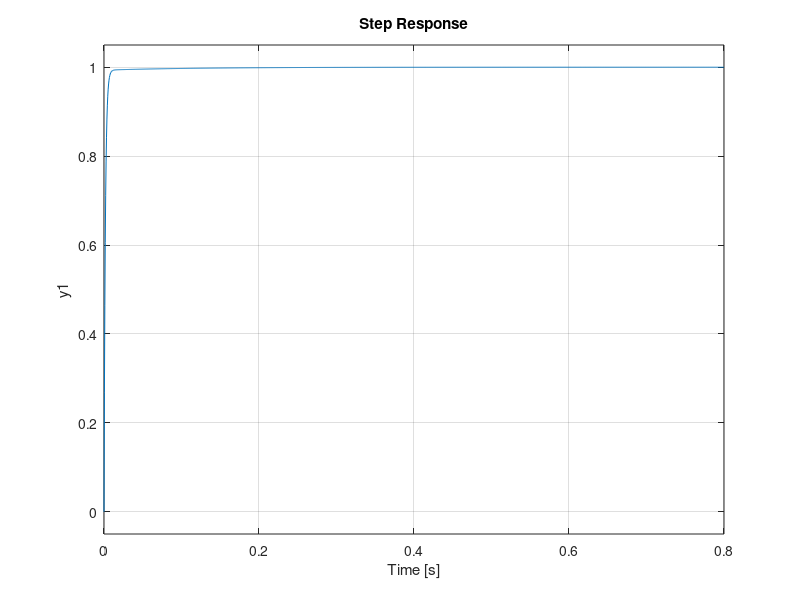

The MATLAB source for this figure:
% Chapter 12: Figure 12.35%%   Robust control of temperature with variations in%   the plant parameter c0.  The value of c0 is specified %   in the first line of this m-file and can be changed as %   desired to investigate the effects on the step response.%c0=10;numg=[1]; deng=[1 2*c0 c0^2]; sysg=tf(numg,deng);numgc=5*[116 1887 8260]; dengc=[1 0]; sysgc=tf(numgc,dengc);syso=series(sysgc,sysg);sys=feedback(syso,[1]);step(sys)